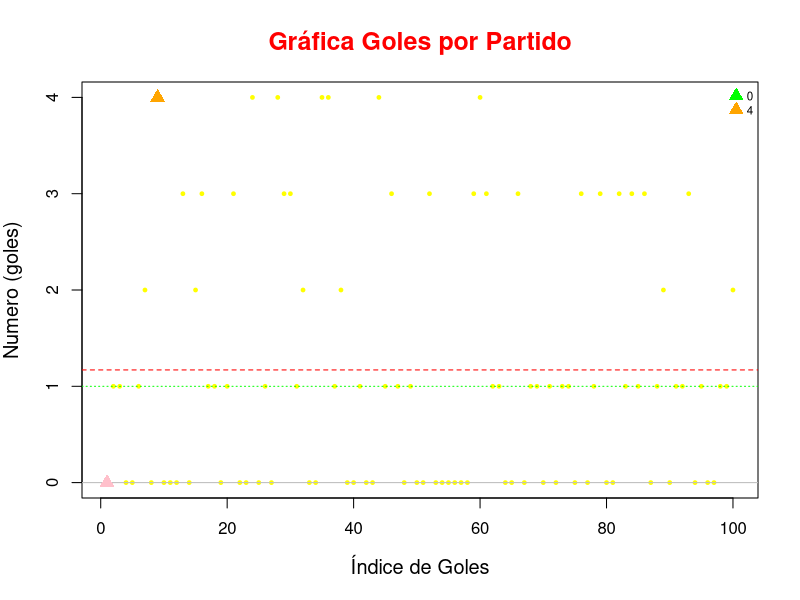
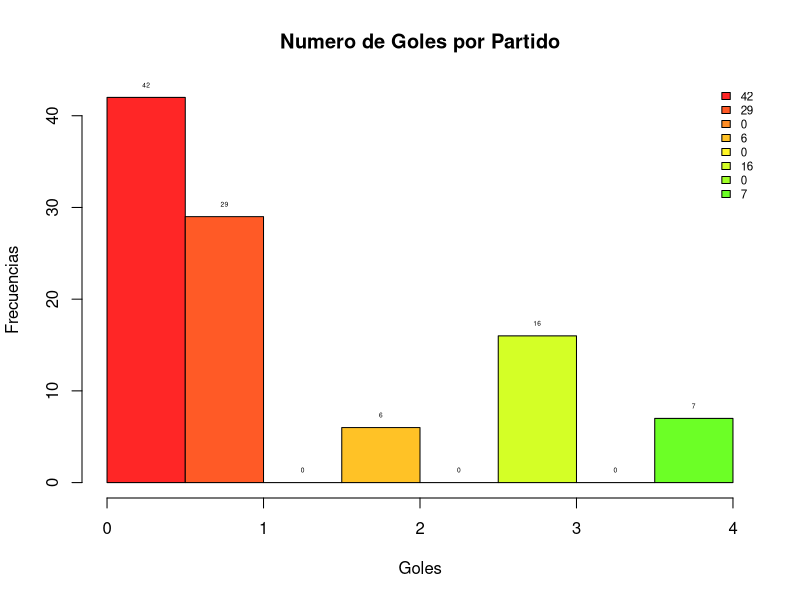
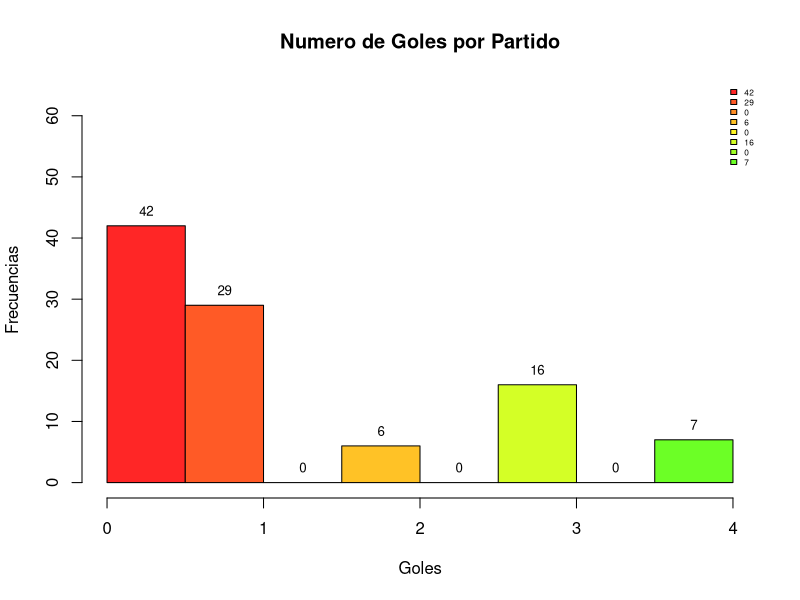
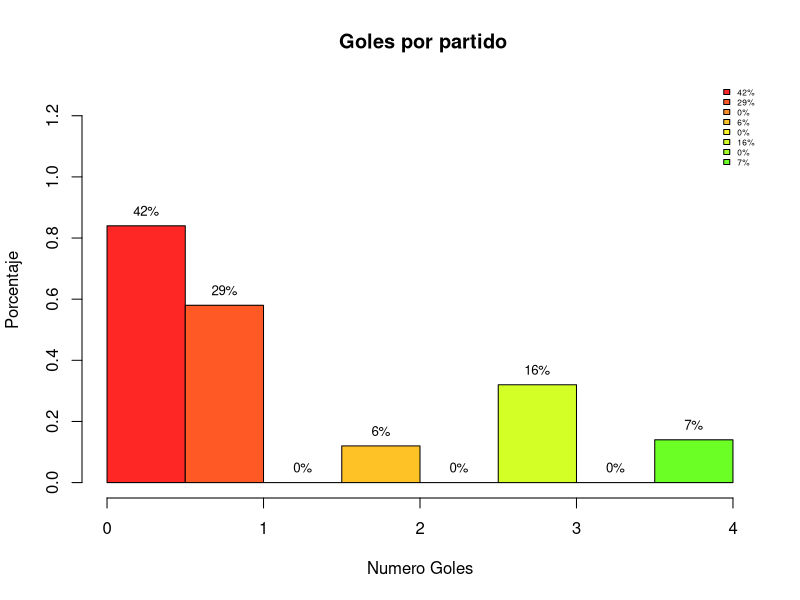
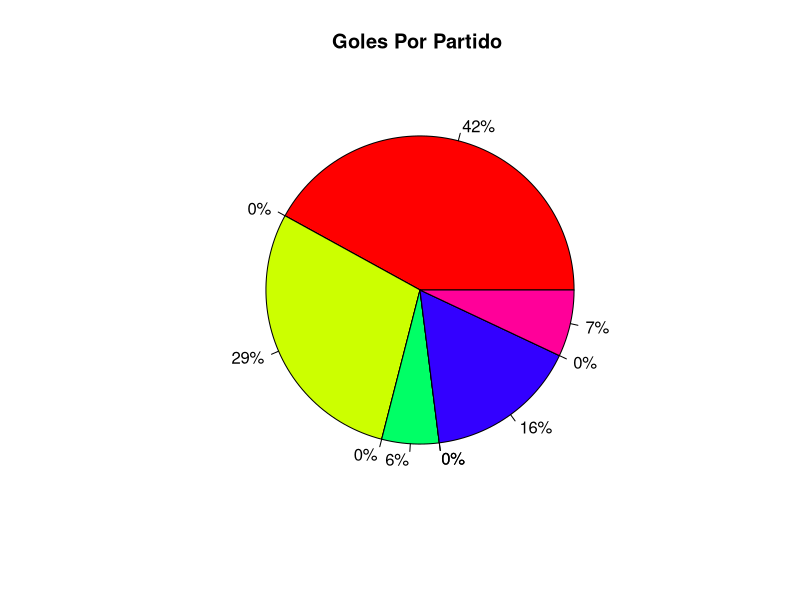
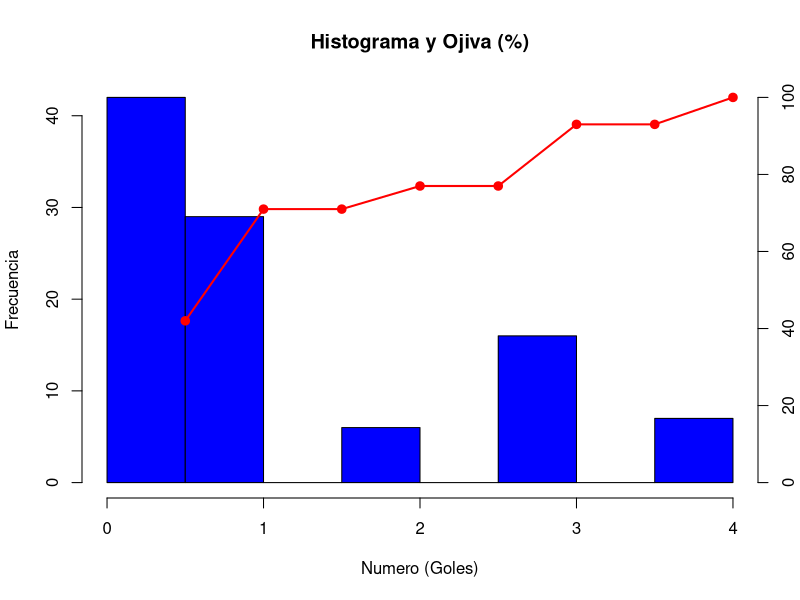

Source code (R) for these figures, in order:
## ---- chunk 1
Goles_partido <- c( 0, 1, 1, 0, 0, 1, 2, 0, 4, 0, 0, 0, 3, 0, 2, 3, 1, 1, 0, 1, 3, 0, 0,
 4, 0, 1, 0, 4, 3, 3, 1, 2, 0, 0, 4, 4, 1, 2, 0, 0, 1, 0, 0, 4, 1, 3, 1, 0, 1, 0, 0, 3, 0, 0,
 0, 0, 0, 0, 3, 4, 3, 1, 1, 0, 0, 3, 0, 1, 1, 0, 1, 0, 1, 1, 0, 3, 0, 1, 3, 0, 0, 3, 1, 3, 1,
 3, 0, 1, 2, 0, 1, 1, 3, 0, 1, 0, 0, 1, 1, 2 )
## ---- chunk 2
summary(Goles_partido)
## ---- chunk 3
Goles_ord <- sort(Goles_partido); (Goles_ord)
cte <- 9
## ---- chunk 4
indices <- 1:1; (indices)
t <- cte*indices; (t)
## ---- chunk 5
mis_deciles <- Goles_ord[t]; (mis_deciles)
cuantiles <- quantile(Goles_partido); (cuantiles)
Q1 <- cuantiles[2]; (Q1)
Q2 <- cuantiles[3]; (Q2)
Q3 <- cuantiles[4]; (Q3)
## ---- chunk 6
x_media <- mean(Goles_partido);(x_media)
mi_min <- min(Goles_partido); (mi_min)
mi_max <- max(Goles_partido); (mi_max)
varianza <- var(Goles_partido); (varianza) 
DesvEst <- sd(Goles_partido); (DesvEst)
## ---- chunk 7
plot(
  Goles_partido,
  main = "Gráfica Goles por Partido",
  xlab = "Índice de Goles",
  ylab = "Numero (goles)",
  col = "yellow",       
  pch = 19,           
  cex = 0.5,          
  cex.main = 1.5,     
  cex.lab = 1.2,      
  col.main = "red")
legend(
  "topright",                 
  legend = c(mi_min,mi_max),    
  pch = 17,
  col=c("green","orange"),
  pt.cex = 1.5,                
  cex = 0.7,
  bty = "n"                    
)
abline(h = x_media, col = "red", lwd = 1, lty = 2)     
abline(h = Q2, col = "green", lwd = 1, lty = 3) 
abline(h = mis_deciles, col = "gray", lty = 1.5)
points(which.min(Goles_partido), min(Goles_partido), col = "pink", pch = 17, cex = 1.5)
points(which.max(Goles_partido), max(Goles_partido), col = "orange", pch = 17, cex = 1.5)
## ---- chunk 8
nbreaks=10;
miscolores <- rainbow(25,0.85);
h <- hist(Goles_partido, breaks = nbreaks, col= miscolores, 
          main = 'Numero de Goles por Partido',
          xlab="Goles",
          ylab="Frecuencias")
text(h$mids, h$counts, labels = h$counts, pos = 3, cex = 0.4, 
     col = "black")
nl <- length(h$counts); 
legend(
  "topright",                  # ubicación
  legend = h$counts,    # etiquetas
  fill = miscolores,
  col = miscolores,    # colores (uno por cada símbolo)
  pt.cex = 1.5,                # tamaño de los símbolos
  cex = 0.7,
  bty = "n"                    # sin borde en la caja
)
## ---- chunk 9
nbreaks=10;
h2 <- hist(Goles_partido, breaks = nbreaks, col= miscolores, 
           main = 'Numero de Goles por Partido',
           xlab="Goles",
           ylab="Frecuencias",
           ylim=c(0,max(h$counts)*1.5))
text(h$mids, h$counts, labels = h$counts, pos = 3, cex = 0.8, 
     col = "black")
nl <- length(h$counts); 
legend(
  "topright",                
  legend = h$counts,    
  fill = miscolores,
  col = miscolores,    
  pt.cex = 1.5,               
  cex = 0.5,
  bty = "n"                    
)
## ---- chunk 10
h3 <- hist(Goles_partido, 
           breaks = nbreaks, 
           col= miscolores, 
           main = ' Goles por partido',
           xlab="Numero Goles",
           ylab="Porcentaje",
           ylim=c(0,max(h$density)*1.5),
           probability=TRUE)
porcentajes <- h3$counts/sum(h3$counts)*100

text(h3$mids, 
     h3$density, 
     labels = paste0(round(porcentajes,1),"%"),
     pos = 3, 
     cex = 0.8, 
     col = "black")

nl <- length(h3$counts); (nl)
legend(
  "topright",                
  legend = paste0(round(porcentajes,1),"%"),
  fill = miscolores,
  cex = 0.5,
  bty = "n"                   
)
## ---- chunk 11
nbreaks <- 10
intervalos <- cut(Goles_partido, breaks = nbreaks); (intervalos)
tabla <- table(intervalos); (tabla)
porcentajes <- round(prop.table(tabla) * 100, 1); (porcentajes)
pie(tabla,
    main = "Goles Por Partido ",
    col = rainbow(length(tabla)),
    labels = paste0(porcentajes, "%"))
## ---- chunk 12
##---- Grafica combinada ----
nbreaks <- 10
h <- hist(Goles_partido, breaks = nbreaks, plot = FALSE)
hist(Goles_partido,
     breaks = nbreaks,
     col = "blue",
     main = "Histograma y Ojiva (%)",
     xlab = "Numero (Goles)",
     ylab = "Frecuencia")
freq_acum_pct <- cumsum(h$counts) / sum(h$counts) * 100
x_vals <- h$breaks[-1]
par(new = TRUE)
plot(x_vals, freq_acum_pct,
     type = "o", pch = 19, lwd = 2, col = "red",
     axes = FALSE, xlab = "", ylab = "",
     xlim = range(h$breaks), ylim = c(0, 100))
axis(4)                           
